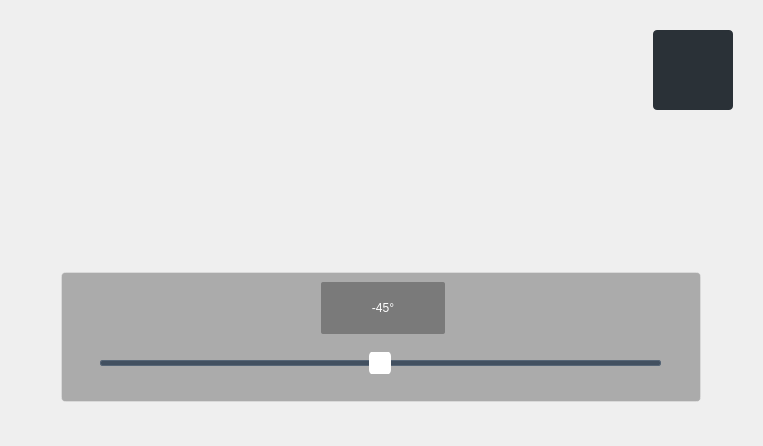
<?xml version="1.0" encoding="UTF-8"?>
<ui version="4.0">
 <class>RotateDialog</class>
 <widget class="QWidget" name="RotateDialog">
  <property name="geometry">
   <rect>
    <x>0</x>
    <y>0</y>
    <width>763</width>
    <height>446</height>
   </rect>
  </property>
  <property name="windowTitle">
   <string>Form</string>
  </property>
  <layout class="QVBoxLayout" name="verticalLayout_2">
   <property name="leftMargin">
    <number>30</number>
   </property>
   <property name="topMargin">
    <number>30</number>
   </property>
   <property name="rightMargin">
    <number>30</number>
   </property>
   <property name="bottomMargin">
    <number>44</number>
   </property>
   <item>
    <layout class="QVBoxLayout" name="verticalLayout">
     <property name="spacing">
      <number>0</number>
     </property>
     <property name="leftMargin">
      <number>0</number>
     </property>
     <property name="topMargin">
      <number>0</number>
     </property>
     <property name="rightMargin">
      <number>0</number>
     </property>
     <property name="bottomMargin">
      <number>0</number>
     </property>
     <item>
      <layout class="QHBoxLayout" name="horizontalLayout_2">
       <property name="spacing">
        <number>0</number>
       </property>
       <property name="leftMargin">
        <number>0</number>
       </property>
       <property name="topMargin">
        <number>0</number>
       </property>
       <property name="rightMargin">
        <number>0</number>
       </property>
       <property name="bottomMargin">
        <number>0</number>
       </property>
       <item>
        <spacer name="horizontalSpacer_3">
         <property name="orientation">
          <enum>Qt::Horizontal</enum>
         </property>
         <property name="sizeHint" stdset="0">
          <size>
           <width>40</width>
           <height>20</height>
          </size>
         </property>
        </spacer>
       </item>
       <item>
        <layout class="QVBoxLayout" name="verticalLayout_3">
         <item>
          <widget class="QPushButton" name="clsBtn">
           <property name="minimumSize">
            <size>
             <width>80</width>
             <height>80</height>
            </size>
           </property>
           <property name="maximumSize">
            <size>
             <width>80</width>
             <height>80</height>
            </size>
           </property>
           <property name="styleSheet">
            <string notr="true">QPushButton
{
background:rgba(42,49,55,1);
border-radius:4px;
image:url(:/FunctionalWidget/FunctionalWidget/Review/Resource/close.png);
}</string>
           </property>
           <property name="text">
            <string/>
           </property>
          </widget>
         </item>
         <item>
          <spacer name="verticalSpacer">
           <property name="orientation">
            <enum>Qt::Vertical</enum>
           </property>
           <property name="sizeHint" stdset="0">
            <size>
             <width>20</width>
             <height>40</height>
            </size>
           </property>
          </spacer>
         </item>
        </layout>
       </item>
      </layout>
     </item>
     <item>
      <layout class="QHBoxLayout" name="horizontalLayout">
       <property name="spacing">
        <number>0</number>
       </property>
       <property name="leftMargin">
        <number>0</number>
       </property>
       <property name="topMargin">
        <number>0</number>
       </property>
       <property name="rightMargin">
        <number>0</number>
       </property>
       <property name="bottomMargin">
        <number>0</number>
       </property>
       <item>
        <spacer name="horizontalSpacer">
         <property name="orientation">
          <enum>Qt::Horizontal</enum>
         </property>
         <property name="sizeHint" stdset="0">
          <size>
           <width>40</width>
           <height>20</height>
          </size>
         </property>
        </spacer>
       </item>
       <item>
        <widget class="QWidget" name="widget" native="true">
         <property name="minimumSize">
          <size>
           <width>640</width>
           <height>130</height>
          </size>
         </property>
         <property name="maximumSize">
          <size>
           <width>640</width>
           <height>130</height>
          </size>
         </property>
         <property name="layoutDirection">
          <enum>Qt::LeftToRight</enum>
         </property>
         <property name="styleSheet">
          <string notr="true">QWidget
{
background:rgba(0,0,0,0.29);
border-radius:4px;
border:1px solid rgba(255,255,255,0.25);
}</string>
         </property>
         <widget class="CArmBothwaySlider" name="slider">
          <property name="geometry">
           <rect>
            <x>39</x>
            <y>80</y>
            <width>561</width>
            <height>22</height>
           </rect>
          </property>
          <property name="layoutDirection">
           <enum>Qt::LeftToRight</enum>
          </property>
          <property name="styleSheet">
           <string notr="true">QSlider
{
background:transparent;
border:none;
}

QSlider::groove:horizontal{
height: 4px;
background:#425060;
border: 1px solid #566576;
border-radius: 2px;
padding-left:-1px;
padding right:-1px;
}
        
QSlider::sub-page:horizontal{
height: 4px;
background: transparent;
border: 1px solid transparent;
border-radius: 2px;
}
  
QSlider::handle:horizontal
{
width: 22px;
background-color:rgba(255,255,255,1);
margin-top: -10px;
margin-bottom: -10px;
border-radius: 5px;
}</string>
          </property>
          <property name="minimum">
           <number>-180</number>
          </property>
          <property name="maximum">
           <number>180</number>
          </property>
          <property name="value">
           <number>0</number>
          </property>
          <property name="sliderPosition">
           <number>0</number>
          </property>
          <property name="orientation">
           <enum>Qt::Horizontal</enum>
          </property>
          <property name="invertedAppearance">
           <bool>false</bool>
          </property>
          <property name="invertedControls">
           <bool>false</bool>
          </property>
          <property name="tickPosition">
           <enum>QSlider::NoTicks</enum>
          </property>
          <property name="tickInterval">
           <number>0</number>
          </property>
         </widget>
         <widget class="QLabel" name="value">
          <property name="geometry">
           <rect>
            <x>260</x>
            <y>10</y>
            <width>124</width>
            <height>52</height>
           </rect>
          </property>
          <property name="minimumSize">
           <size>
            <width>124</width>
            <height>52</height>
           </size>
          </property>
          <property name="maximumSize">
           <size>
            <width>124</width>
            <height>52</height>
           </size>
          </property>
          <property name="styleSheet">
           <string notr="true">QLabel
{
border:none;
font: 28px &quot;Microsoft YaHei&quot;;
color:rgba(255,255,255,1);
border-radius:2px;
}</string>
          </property>
          <property name="text">
           <string>-45°</string>
          </property>
          <property name="alignment">
           <set>Qt::AlignCenter</set>
          </property>
         </widget>
        </widget>
       </item>
       <item>
        <spacer name="horizontalSpacer_2">
         <property name="orientation">
          <enum>Qt::Horizontal</enum>
         </property>
         <property name="sizeHint" stdset="0">
          <size>
           <width>40</width>
           <height>20</height>
          </size>
         </property>
        </spacer>
       </item>
      </layout>
     </item>
    </layout>
   </item>
  </layout>
 </widget>
 <customwidgets>
  <customwidget>
   <class>CArmBothwaySlider</class>
   <extends>QSlider</extends>
   <header>CArmBothwaySlider.h</header>
  </customwidget>
 </customwidgets>
 <resources>
  <include location="../../CArmWorkStation.qrc"/>
 </resources>
 <connections/>
</ui>
